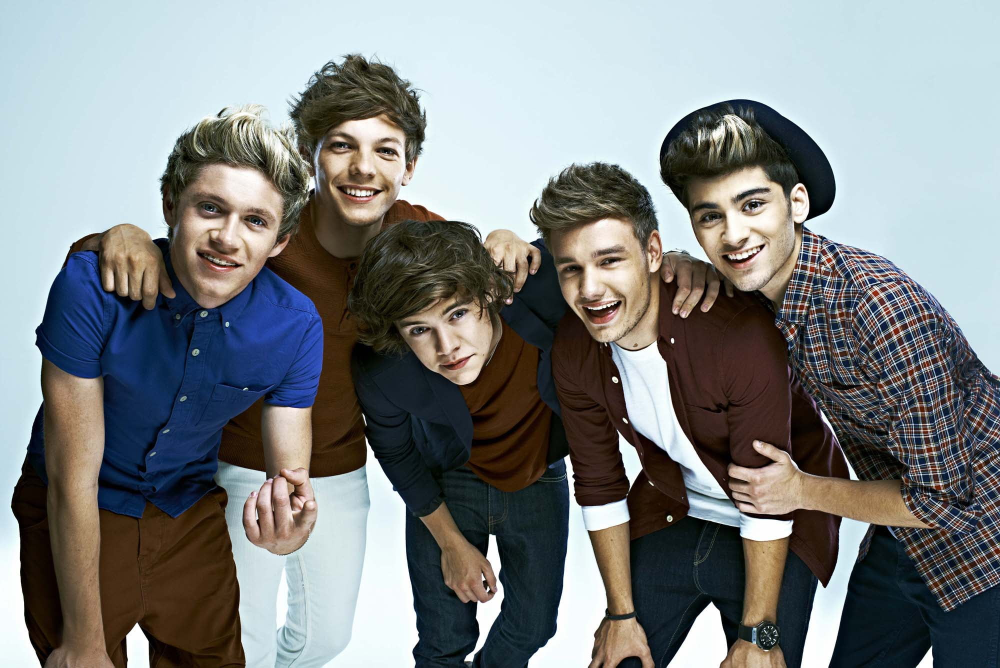
#> input picture C01.jpg, 2000 x 1335 px (shown at 1/2 size)
$ jupyter execute '041(imagecontours).ipynb'
#> lines starting #> are read from the running program, lines starting #| are printed output that depends on the picture; after the words box and inside, x2 and y2 are one past the last pixel; in counts of white or black regions, pixels touching at a corner belong together
[cell 1]
import cv2

[cell 2]
img = cv2.imread('C01.jpg')
#> img is the input picture: shape (1335, 2000, 3); mean B, G, R 130.1, 129.8, 126
img = cv2.resize(img,(700,400))
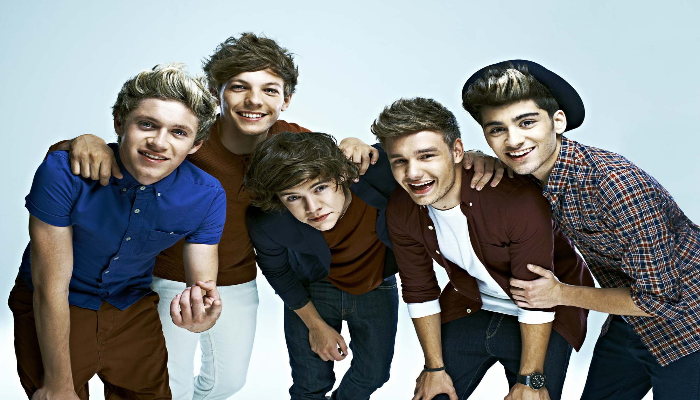
#> img: shape (400, 700, 3); mean B, G, R 130, 129.7, 125.9
img1 = cv2.cvtColor(img,cv2.COLOR_BGR2GRAY)
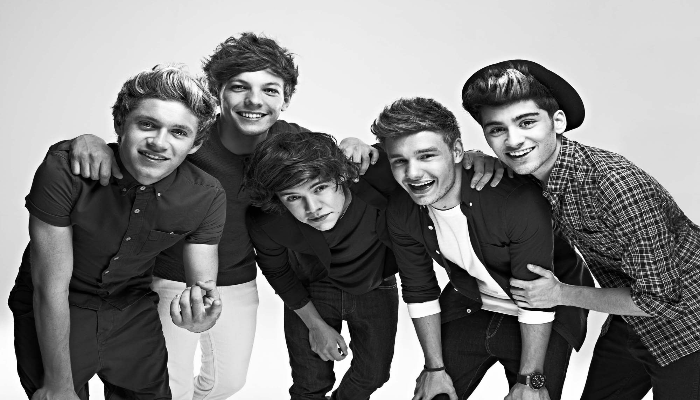
#> img1: shape (400, 700); min 0, max 255, mean 128.6

r, thr = cv2.threshold(img1,250,255,cv2.THRESH_BINARY)
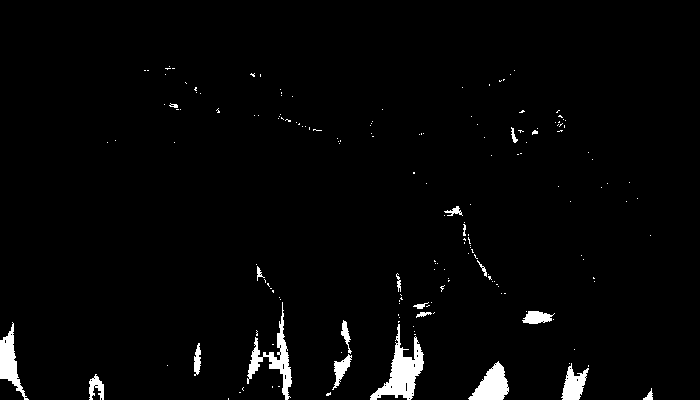
#> thr: shape (400, 700); 2.4% white; 175 white regions (154 under 20 px)
c, h = cv2.findContours(thr,cv2.RETR_TREE,cv2.CHAIN_APPROX_SIMPLE)
#> c = 214 contours, 196 with area under 20; largest, box (x1, y1, x2, y2) and area: (370, 324, 424, 400) 1407, (247, 302, 292, 400) 860, (468, 361, 509, 400) 838, (0, 322, 29, 400) 729, (561, 363, 589, 400) 504; h = 214 rows, first 6: [1, -1, -1, -1], [2, 0, -1, -1], [3, 1, -1, -1], [4, 2, -1, -1], [5, 3, -1, -1], [6, 4, -1, -1]

new_img = cv2.drawContours(img,c,-1,(255,0,0),2)
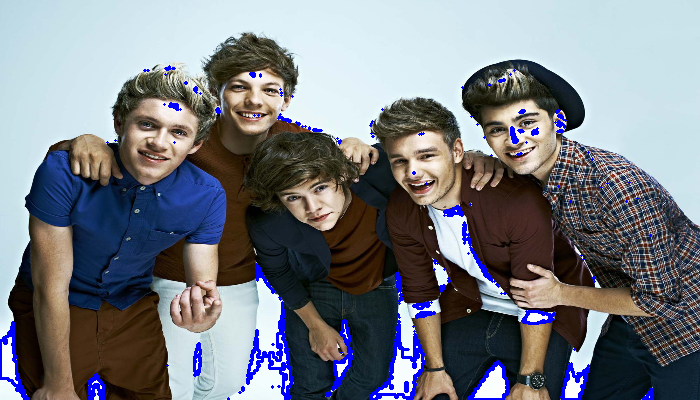
#> new_img: shape (400, 700, 3); mean B, G, R 130.7, 123.5, 119.8


cv2.imshow('new_img',new_img)
cv2.waitKey(0)
cv2.destroyAllWindows()
